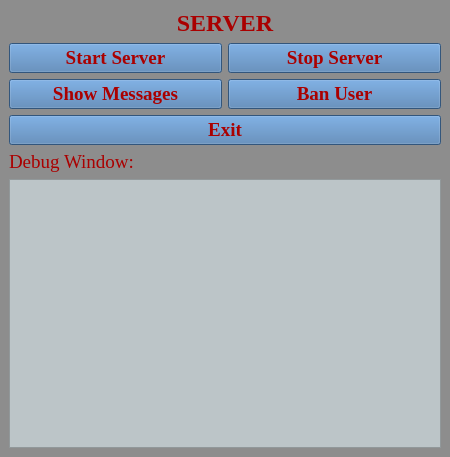
<?xml version="1.0" encoding="UTF-8"?>
<ui version="4.0">
 <class>MainWindow</class>
 <widget class="QMainWindow" name="MainWindow">
  <property name="geometry">
   <rect>
    <x>0</x>
    <y>0</y>
    <width>450</width>
    <height>457</height>
   </rect>
  </property>
  <property name="windowTitle">
   <string>MainWindow</string>
  </property>
  <property name="styleSheet">
   <string notr="true">background-color: rgb(141, 141, 141);
</string>
  </property>
  <widget class="QWidget" name="centralwidget">
   <property name="font">
    <font>
     <bold>false</bold>
    </font>
   </property>
   <layout class="QVBoxLayout" name="verticalLayout_4">
    <item>
     <layout class="QVBoxLayout" name="verticalLayout_3" stretch="0,0,1">
      <item>
       <widget class="QLabel" name="serverLabel">
        <property name="font">
         <font>
          <family>Georgia</family>
          <pointsize>18</pointsize>
          <bold>true</bold>
          <underline>false</underline>
         </font>
        </property>
        <property name="styleSheet">
         <string notr="true">color: rgb(170, 0, 0);</string>
        </property>
        <property name="text">
         <string>SERVER</string>
        </property>
        <property name="alignment">
         <set>Qt::AlignCenter</set>
        </property>
       </widget>
      </item>
      <item>
       <layout class="QVBoxLayout" name="verticalLayout_2" stretch="0,1">
        <item>
         <layout class="QGridLayout" name="gridLayout">
          <item row="0" column="1">
           <widget class="QPushButton" name="stopServerButton">
            <property name="font">
             <font>
              <family>Georgia</family>
              <pointsize>14</pointsize>
              <bold>true</bold>
             </font>
            </property>
            <property name="styleSheet">
             <string notr="true">color: rgb(170, 0, 0);
background-color: rgb(72,120,174);</string>
            </property>
            <property name="text">
             <string>Stop Server</string>
            </property>
           </widget>
          </item>
          <item row="1" column="1">
           <widget class="QPushButton" name="bannUserButton">
            <property name="font">
             <font>
              <family>Georgia</family>
              <pointsize>14</pointsize>
              <bold>true</bold>
             </font>
            </property>
            <property name="styleSheet">
             <string notr="true">color: rgb(170, 0, 0);
background-color: rgb(72,120,174);</string>
            </property>
            <property name="text">
             <string>Ban User</string>
            </property>
           </widget>
          </item>
          <item row="0" column="0">
           <widget class="QPushButton" name="startServerButton">
            <property name="font">
             <font>
              <family>Georgia</family>
              <pointsize>14</pointsize>
              <bold>true</bold>
             </font>
            </property>
            <property name="styleSheet">
             <string notr="true">color: rgb(170, 0, 0);
background-color: rgb(72,120,174);</string>
            </property>
            <property name="text">
             <string>Start Server</string>
            </property>
           </widget>
          </item>
          <item row="1" column="0">
           <widget class="QPushButton" name="showMessagesButton">
            <property name="font">
             <font>
              <family>Georgia</family>
              <pointsize>14</pointsize>
              <bold>true</bold>
             </font>
            </property>
            <property name="styleSheet">
             <string notr="true">color: rgb(170, 0, 0);
background-color: rgb(72,120,174);</string>
            </property>
            <property name="text">
             <string>Show Messages</string>
            </property>
           </widget>
          </item>
         </layout>
        </item>
        <item>
         <widget class="QPushButton" name="exitButton">
          <property name="font">
           <font>
            <family>Georgia</family>
            <pointsize>14</pointsize>
            <bold>true</bold>
           </font>
          </property>
          <property name="styleSheet">
           <string notr="true">color: rgb(170, 0, 0);
background-color: rgb(72,120,174);</string>
          </property>
          <property name="text">
           <string>Exit</string>
          </property>
         </widget>
        </item>
       </layout>
      </item>
      <item>
       <layout class="QVBoxLayout" name="verticalLayout">
        <item>
         <widget class="QLabel" name="labelDebugWindow">
          <property name="font">
           <font>
            <family>Georgia</family>
            <pointsize>14</pointsize>
            <bold>false</bold>
            <underline>false</underline>
           </font>
          </property>
          <property name="styleSheet">
           <string notr="true">color: rgb(170, 0, 0);
</string>
          </property>
          <property name="text">
           <string>Debug Window:</string>
          </property>
         </widget>
        </item>
        <item>
         <widget class="QTextBrowser" name="debugWindowBrowser">
          <property name="font">
           <font>
            <pointsize>14</pointsize>
           </font>
          </property>
          <property name="styleSheet">
           <string notr="true">background-color: rgb(188, 197, 200);</string>
          </property>
         </widget>
        </item>
       </layout>
      </item>
     </layout>
    </item>
   </layout>
  </widget>
 </widget>
 <resources/>
 <connections/>
</ui>
